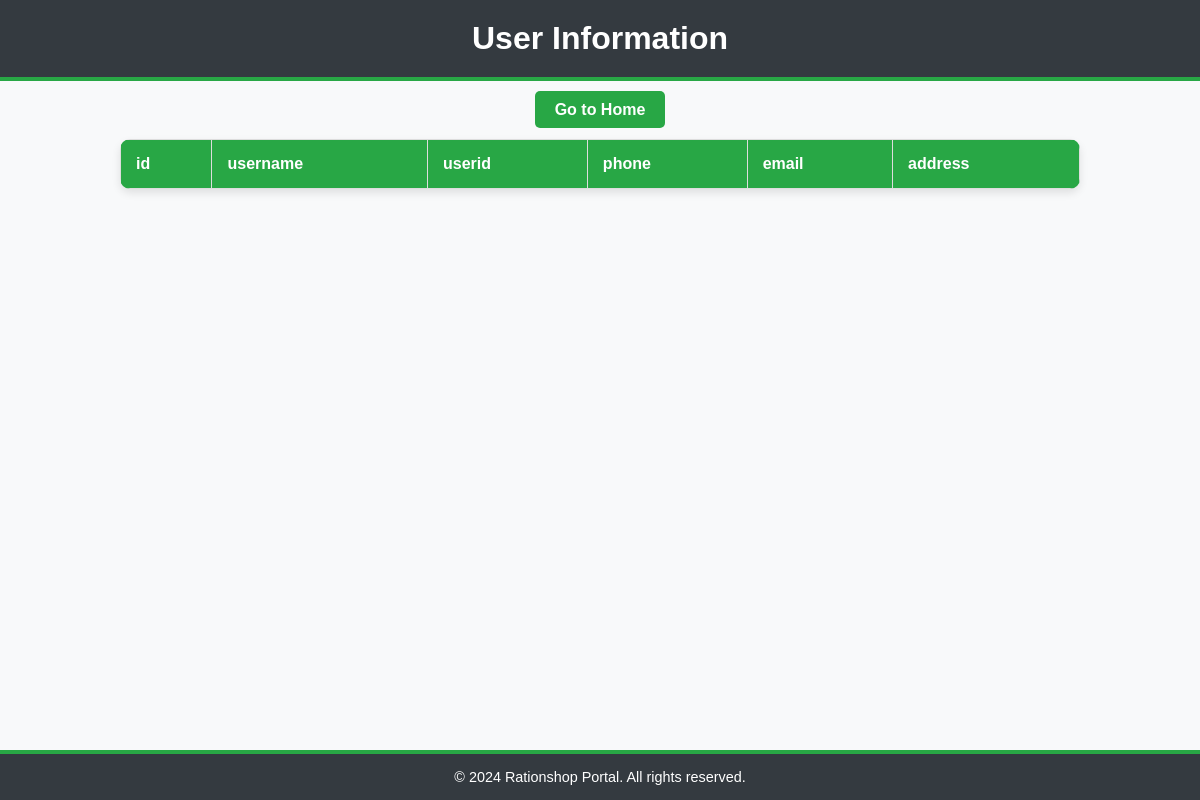
/app/shopusertable/, run on an earlier commit of the app's database.
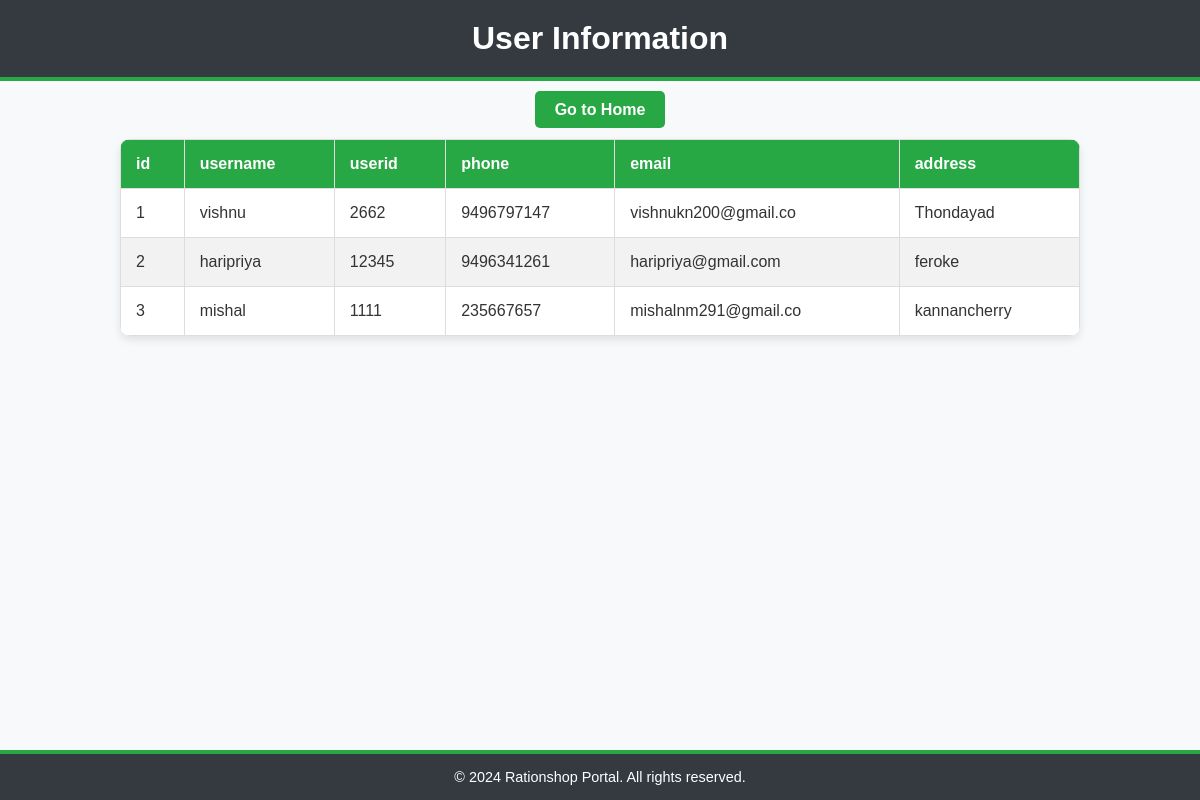
And on a later commit of the database.
### app/models.py (models this page shows)
class User(models.Model):
    username=models.CharField(max_length=20,null=True,blank=True)
    userid=models.CharField(max_length=20,null=True,blank=True)
    phone=models.CharField(max_length=20,null=True,blank=True)
    email=models.CharField(max_length=20,null=True,blank=True)
    address=models.CharField(max_length=20,null=True,blank=True)

### app/views.py (the view)
# urls.py: path('shopusertable/',Shopusertable.as_view()),
class Shopusertable(View):
    def get(self,request):
        xyz=User.objects.all()
        return render(request,"shopusertable.html",{'x':xyz})

### templates/shopusertable.html (shortened to what this page needs)
<!DOCTYPE html>
<html lang="en">
<head>
</head>
<body>
    <header>
        <h2>User Information</h2>
    </header>
    <div class="action-buttons">
        <a href="/app/shopdashboard/">Go to Home</a>
    </div>
    <table>
        <thead>
            <tr>
                <th>id</th>
                <th>username</th>
                <th>userid</th>
                <th>phone</th>
                <th>email</th>
                <th>address</th>
            </tr>
        </thead>
        <tbody>
            {% for i in x %}
            <tr>
                <td>{{ forloop.counter }}</td>
                <td>{{i.username}}</td>
                <td>{{i.userid}}</td>
                <td>{{i.phone}}</td>
                <td>{{i.email}}</td>
                <td>{{i.address}}</td>
            </tr>
            {% endfor %}
        </tbody>
    </table>
    <footer>
        <p>&copy; 2024 Rationshop Portal. All rights reserved.</p>
    </footer>
</body>
</html>

What changed in the data, as far as the page shows it:
added User: username "vishnu", userid "2662", phone "9496797147", email "vishnukn200@gmail.co", address "Thondayad"
added User: username "haripriya", userid "12345", phone "9496341261", email "haripriya@gmail.com", address "feroke"
added User: username "mishal", userid "1111", phone "235667657", email "mishalnm291@gmail.co", address "kannancherry"
